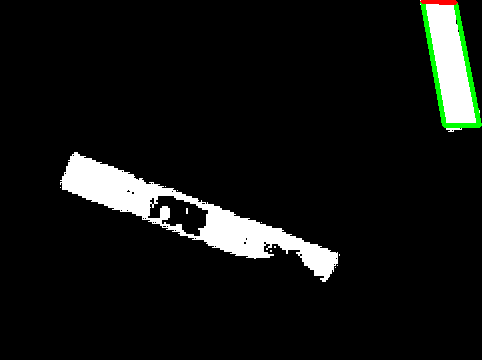
//> input picture video_stuff/bottom/test1338.png, 482 x 360 px, given in place of downward_view.mp4, which was not available
$ ./holdbottom   (built with g++ and OpenCV 4)
//> lines starting //> are read from the running program, lines starting //| are printed output that depends on the picture; after the words box and inside, x2 and y2 are one past the last pixel; in counts of white or black regions, pixels touching at a corner belong together; pictures that were not available may be replaced by others from this repository, and a replacement may not be noted
#include <opencv2/opencv.hpp>
#include "opencv2/imgproc/imgproc.hpp"
#include "opencv2/highgui/highgui.hpp"
#include "highgui.h"
#include <stdlib.h>
#include <stdio.h>
#include <iostream>

using namespace std;
using namespace cv;

static void findSquares(const Mat& image, vector<vector<Point> >& squares);
static double angle( Point pt1, Point pt2, Point pt0 );
static void drawSquares( Mat& image, const vector<vector<Point> >& squares );
Mat color(Mat &src);

int main(){

	VideoCapture cap("downward_view.mp4");
	if(!cap.isOpened()){
		cout << "Cannot open the video file. \n";
		return -1;
	}

	double fps = cap.get(CV_CAP_PROP_FPS); //
	vector<vector<Point> > squares;

	namedWindow("source video", WINDOW_NORMAL); //create a window
	resizeWindow("source video", 4000, 4000);

while(1){
		Mat frame;
        if (!cap.read(frame)){ // if not success, break loop
        // read() decodes and captures the next frame.
			cout<<"\n Cannot read the video file. \n";
            break;
        }
//> frame is the input picture: 360 rows x 482 cols, CV_8UC3; mean B, G, R 17.4, 19.4, 17.6
		Mat colored_img = color(frame);
		findSquares(frame, squares);
		drawSquares(frame, squares);
		//imshow("colored", coloredImage);
        	imshow("source video", frame);

		if(waitKey(30) == 27){ // 'esc' to quit
            break;
        }
    }

    return 0;
}

Mat color(Mat &src){
	Mat src_hsv, src_colored;
	cvtColor(src, src_hsv, COLOR_BGR2HSV);
//> src_hsv: 360 rows x 482 cols, CV_8UC3; mean H, S, V 0.5, 2.2, 19.6
	int lower_bound1, lower_bound2;
	int upper_bound1, upper_bound2;
	string colorToDetect;
	Mat lower_bound_image, upper_bound_image;
	lower_bound1 = 0;
	lower_bound2 = 27;
	upper_bound1 = 155;
	upper_bound2 = 170;

	inRange(src_hsv, Scalar(lower_bound1,100,100), Scalar(lower_bound2,255,255), lower_bound_image);
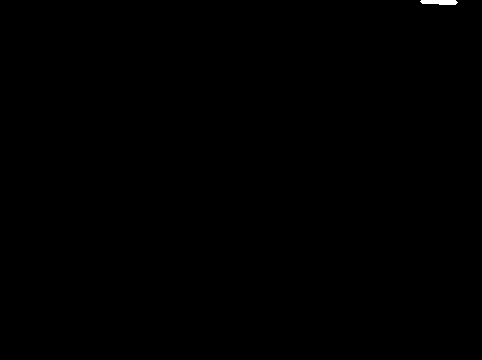
//> lower_bound_image: 360 rows x 482 cols, CV_8UC1; 0.09% white; 1 white region, box (x1, y1, x2, y2) and area: (420, 0, 458, 5) 161
	inRange(src_hsv, Scalar(upper_bound1,100,100), Scalar(upper_bound2,255,255), upper_bound_image);
//> upper_bound_image: 360 rows x 482 cols, CV_8UC1; every value is 0

	addWeighted(lower_bound_image, 1.0, upper_bound_image, 1.0, 0.0, src_colored);
	return src_colored;
}

static void findSquares( const Mat& image, vector<vector<Point> >& squares )
{
	int N = 11;
	int thresh = 50;
	squares.clear();

    Mat pyr, timg, gray0(image.size(), CV_8U), gray;

	cout << __LINE__ << endl;

    // down-scale and upscale the image to filter out the noise
    pyrDown(image, pyr, Size(image.cols/2, image.rows/2));
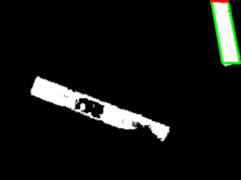
//> pyr: 180 rows x 241 cols, CV_8UC3; mean B, G, R 17.4, 19.4, 17.6
    pyrUp(pyr, timg, image.size());
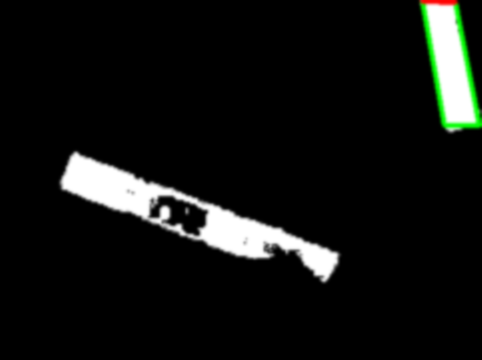
//> timg: 360 rows x 482 cols, CV_8UC3; mean B, G, R 17.4, 19.4, 17.6
    vector<vector<Point> > contours;

	cout << __LINE__ << endl;
    // find squares in every color plane of the image
    for( int c = 0; c < 3; c++ )
    {
        int ch[] = {c, 0};
	cout << __LINE__ << endl;
        mixChannels(&timg, 1, &gray0, 1, ch, 1);

        // try several threshold levels
        for( int l = 0; l < N; l++ )
        {
            // hack: use Canny instead of zero threshold level.
            // Canny helps to catch squares with gradient shading
            if( l == 0 )
            {
                // apply Canny. Take the upper threshold from slider
                // and set the lower to 0 (which forces edges merging)
	cout << __LINE__ << endl;
                Canny(gray0, gray, 0, thresh, 5);
                // dilate canny output to remove potential
                // holes between edge segments
	cout << __LINE__ << endl;
                dilate(gray, gray, Mat(), Point(-1,-1));
            }
            else
            {
                // apply threshold if l!=0:
                //     tgray(x,y) = gray(x,y) < (l+1)*255/N ? 255 : 0
                gray = gray0 >= (l+1)*255/N;
            }

            // find contours and store them all as a list
	cout << __LINE__ << endl;
            findContours(gray, contours, RETR_LIST, CHAIN_APPROX_SIMPLE);

	cout << __LINE__ << endl;
            vector<Point> approx;

            // test each contour
            for( size_t i = 0; i < contours.size(); i++ )
            {
                // approximate contour with accuracy proportional
                // to the contour perimeter
                approxPolyDP(Mat(contours[i]), approx, arcLength(Mat(contours[i]), true)*0.02, true);

                // square contours should have 4 vertices after approximation
                // relatively large area (to filter out noisy contours)
                // and be convex.
                // Note: absolute value of an area is used because
                // area may be positive or negative - in accordance with the
                // contour orientation
                if( approx.size() == 4 &&
                    fabs(contourArea(Mat(approx))) > 1000 &&
                    isContourConvex(Mat(approx)) )
                {
                    double maxCosine = 0;

                    for( int j = 2; j < 5; j++ )
                    {
                        // find the maximum cosine of the angle between joint edges
                        double cosine = fabs(angle(approx[j%4], approx[j-2], approx[j-1]));
                        maxCosine = MAX(maxCosine, cosine);
                    }

                    // if cosines of all angles are small
                    // (all angles are ~90 degree) then write quandrange
                    // vertices to resultant sequence
                    if( maxCosine < 0.3 )
                        squares.push_back(approx);
                }
            }
        }
    }
//> this loop made 3 passes
//> pass 2, in findSquares, `mixChannels(&timg, 1, &gray0, 1, ch, 1);`:
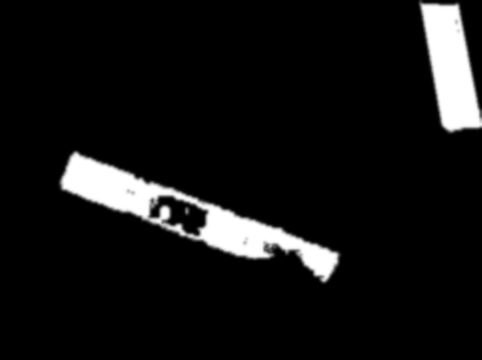
//> gray0: 360 rows x 482 cols, CV_8UC1; min 0, max 255, mean 19.4
//> pass 3, in findSquares, `mixChannels(&timg, 1, &gray0, 1, ch, 1);`:
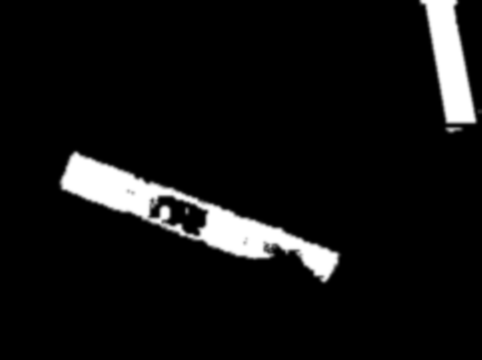
//> gray0: 360 rows x 482 cols, CV_8UC1; 2.09% of pixels changed, all inside (x1, y1, x2, y2) = (416, 0, 482, 131)
//> after the loop:
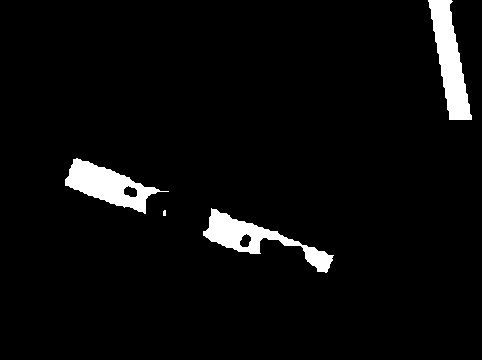
//> gray: 360 rows x 482 cols, CV_8UC1; 4.2% white; 4 white regions (1 under 20 px)
//> after the loop, contours = 6 contours, 1 with area under 20; largest, box (x1, y1, x2, y2) and area: (428, 0, 472, 120) 2420, (65, 158, 169, 214) 2394, (203, 208, 334, 273) 2297, (123, 185, 138, 198) 124, (239, 233, 252, 248) 118; squares = 23 contours; largest, box (x1, y1, x2, y2) and area: (420, 0, 481, 129) 4812, (420, 2, 482, 128) 4785, (420, 3, 482, 128) 4714, (421, 4, 482, 127) 4516, (422, 4, 482, 127) 4398
	cout <<" finished 1 iteration " << endl;
}

// helper function:
// finds a cosine of angle between vectors
// from pt0->pt1 and from pt0->pt2
static double angle( Point pt1, Point pt2, Point pt0 )
{
    double dx1 = pt1.x - pt0.x;
    double dy1 = pt1.y - pt0.y;
    double dx2 = pt2.x - pt0.x;
    double dy2 = pt2.y - pt0.y;
    return (dx1*dx2 + dy1*dy2)/sqrt((dx1*dx1 + dy1*dy1)*(dx2*dx2 + dy2*dy2) + 1e-10);
}

static void drawSquares( Mat& image, const vector<vector<Point> >& squares )
{
    for( size_t i = 0; i < squares.size(); i++ )
    {
        const Point* p = &squares[i][0];
        int n = (int)squares[i].size();
        polylines(image, &p, &n, 1, true, Scalar(0,255,0), 3, 8);
    }
//> this loop made 23 passes
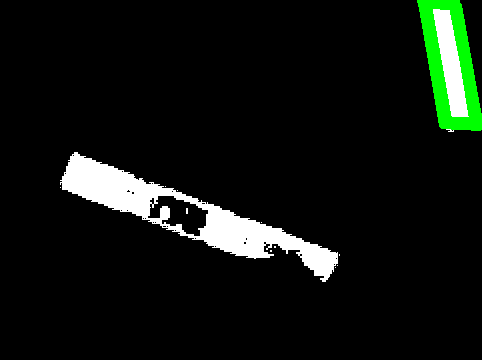
//> image: 360 rows x 482 cols, CV_8UC3; 1.43% of pixels changed, all inside (x1, y1, x2, y2) = (417, 0, 482, 131)
//> the Esc key is pressed
	string wndname = "i dont know";
    imshow(wndname, image);
}

$ run again, on video_stuff/bottom/test1348.png
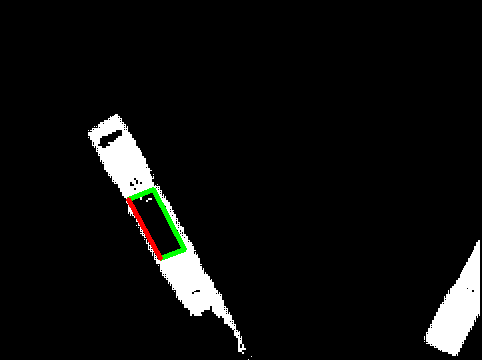
//> input picture video_stuff/bottom/test1348.png, 482 x 360 px, given in place of downward_view.mp4, which was not available
//> frame is the input picture: 360 rows x 482 cols, CV_8UC3; mean B, G, R 13.3, 14.1, 13.8
//> src_hsv: 360 rows x 482 cols, CV_8UC3; mean H, S, V 0.2, 1.4, 14.6
//> lower_bound_image: 360 rows x 482 cols, CV_8UC1; 0.2% white; 1 white region, box (x1, y1, x2, y2) and area: (126, 197, 163, 261) 346
//> upper_bound_image: 360 rows x 482 cols, CV_8UC1; every value is 0
//> after the loop in findSquares, `for( int c = 0; c < 3; c++ )`:
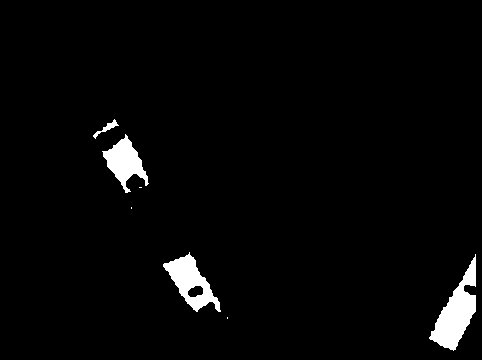
//> gray: 360 rows x 482 cols, CV_8UC1; 2.7% white; 7 white regions (3 under 20 px)
//> after the loop in findSquares, `for( int c = 0; c < 3; c++ )`: contours = 8 contours, 3 with area under 20; largest, box (x1, y1, x2, y2) and area: (429, 254, 476, 351) 1842, (163, 252, 221, 312) 1492, (102, 134, 149, 193) 1148, (187, 285, 204, 298) 145, (93, 119, 119, 139) 89; squares = 6 contours; box (x1, y1, x2, y2) and area: (89, 115, 153, 197) 2306, (89, 115, 154, 197) 2298, (129, 186, 188, 261) 1821, (129, 188, 187, 260) 1778, (130, 187, 187, 260) 1673, (131, 187, 186, 259) 1564
//> the loop in drawSquares, `for( size_t i = 0; i < squares.size(); i++ )` made 6 passes
//> after the loop in drawSquares, `for( size_t i = 0; i < squares.size(); i++ )`:
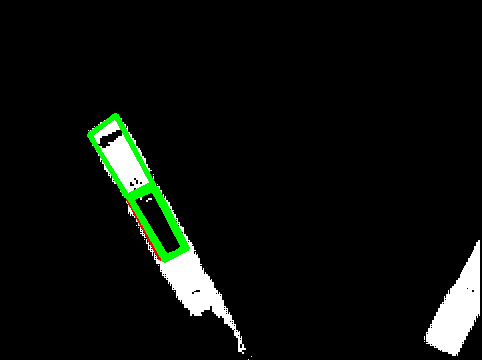
//> image: 360 rows x 482 cols, CV_8UC3; 1.07% of pixels changed, all inside (x1, y1, x2, y2) = (87, 113, 190, 263)

$ run again, on video_stuff/bottom/test1359.png
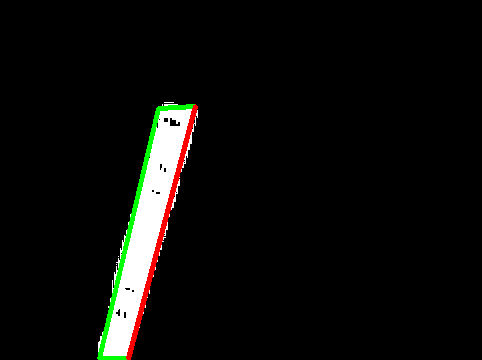
//> input picture video_stuff/bottom/test1359.png, 482 x 360 px, given in place of downward_view.mp4, which was not available
//> frame is the input picture: 360 rows x 482 cols, CV_8UC3; mean B, G, R 10.4, 12.6, 12.4
//> src_hsv: 360 rows x 482 cols, CV_8UC3; mean H, S, V 0.5, 4.2, 14.6
//> lower_bound_image: 360 rows x 482 cols, CV_8UC1; 0.79% white; 1 white region, box (x1, y1, x2, y2) and area: (126, 104, 198, 360) 1374
//> upper_bound_image: 360 rows x 482 cols, CV_8UC1; every value is 0
//> after the loop in findSquares, `for( int c = 0; c < 3; c++ )`:
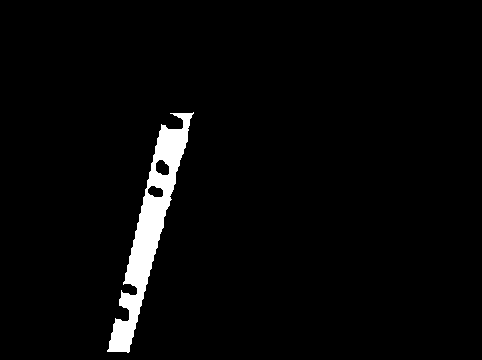
//> gray: 360 rows x 482 cols, CV_8UC1; 3.1% white; 1 white region
//> after the loop in findSquares, `for( int c = 0; c < 3; c++ )`: contours = 3 contours; box (x1, y1, x2, y2) and area: (107, 112, 194, 353) 5292, (155, 159, 170, 176) 172, (147, 185, 164, 198) 145; squares = 1 contour; box (x1, y1, x2, y2) and area: (104, 110, 190, 355) 5893
//> the loop in drawSquares, `for( size_t i = 0; i < squares.size(); i++ )` made 1 pass
//> n on pass 1: 4
//> after the loop in drawSquares, `for( size_t i = 0; i < squares.size(); i++ )`:
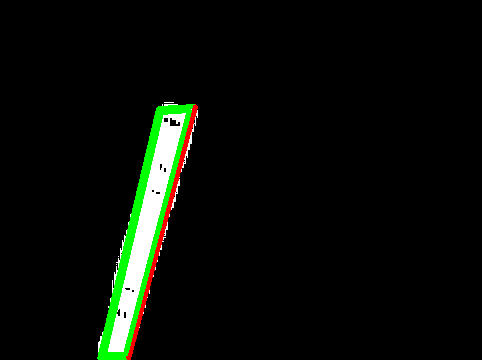
//> image: 360 rows x 482 cols, CV_8UC3; 1.42% of pixels changed, all inside (x1, y1, x2, y2) = (103, 109, 192, 356)

$ run again, on video_stuff/bottom/test1367.png
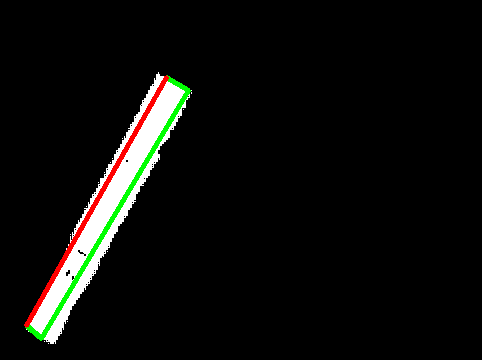
//> input picture video_stuff/bottom/test1367.png, 482 x 360 px, given in place of downward_view.mp4, which was not available
//> frame is the input picture: 360 rows x 482 cols, CV_8UC3; mean B, G, R 11.6, 13.9, 13.6
//> src_hsv: 360 rows x 482 cols, CV_8UC3; mean H, S, V 0.6, 4.4, 16
//> lower_bound_image: 360 rows x 482 cols, CV_8UC1; 0.81% white; 1 white region, box (x1, y1, x2, y2) and area: (24, 75, 169, 328) 1407
//> upper_bound_image: 360 rows x 482 cols, CV_8UC1; every value is 0
//> after the loop in findSquares, `for( int c = 0; c < 3; c++ )`: contours = 21 contours, 18 with area under 20; largest, box (x1, y1, x2, y2) and area: (31, 79, 180, 328) 4332, (121, 155, 132, 166) 81, (50, 310, 66, 339) 45; squares = 11 contours; largest, box (x1, y1, x2, y2) and area: (25, 72, 192, 343) 10748, (25, 72, 194, 343) 10675, (23, 74, 193, 345) 9435, (25, 78, 193, 342) 8096, (25, 78, 192, 343) 8047
//> the loop in drawSquares, `for( size_t i = 0; i < squares.size(); i++ )` made 11 passes
//> after the loop in drawSquares, `for( size_t i = 0; i < squares.size(); i++ )`:
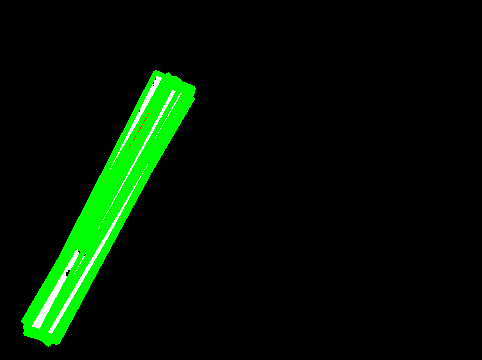
//> image: 360 rows x 482 cols, CV_8UC3; 5.6% of pixels changed, all inside (x1, y1, x2, y2) = (21, 70, 196, 347)
